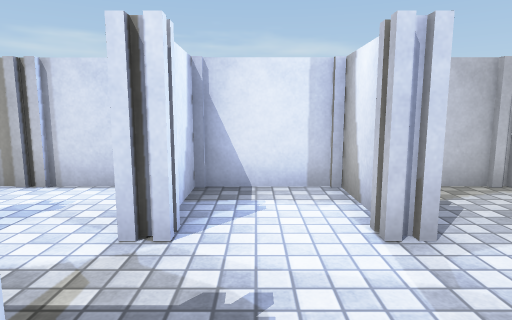
View 1 (above)

16 first-person views from a walk through a Unity game level. The camera is 1.2 m above the floor, tilts 8° down and sees 75° across. The floor is counted in squares, 1 m on a side. Each view is taken from the middle of a square. On the plan, view 1 faces up. The plan holds only what a view shows up to about 14 squares ahead; the rest is blank. The place goes on beyond the plan. The player is left out. Surface patterns are stand-ins for the level's own textures.

View 2
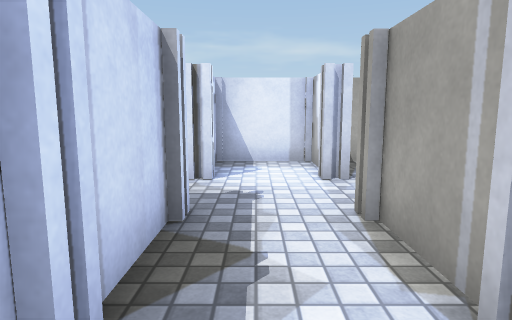

View 3
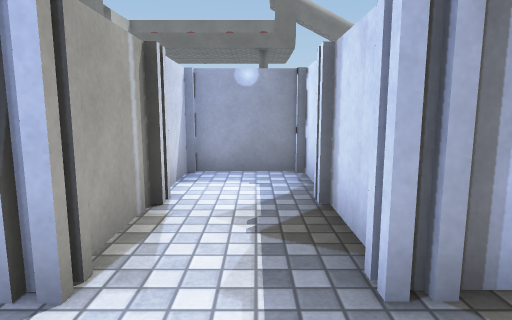

View 4
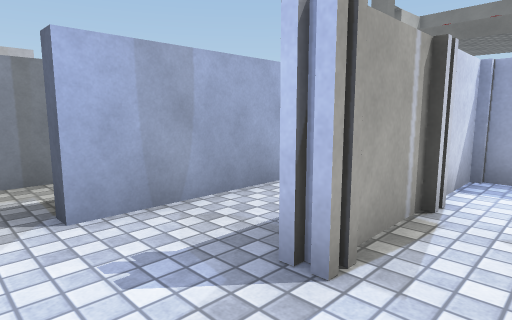

View 5
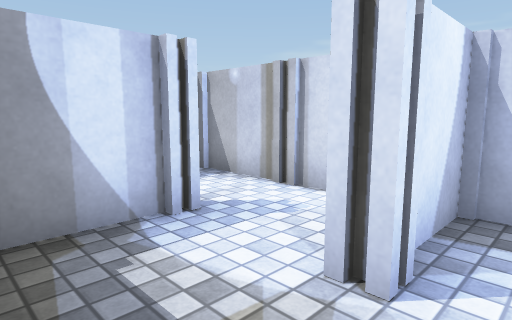

View 6
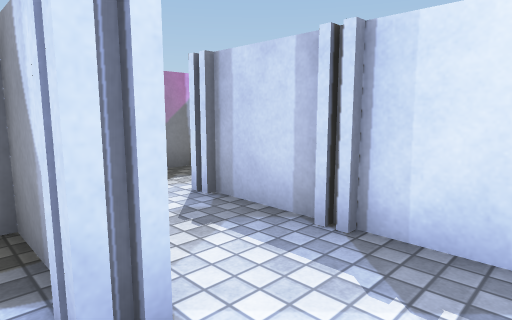

View 7
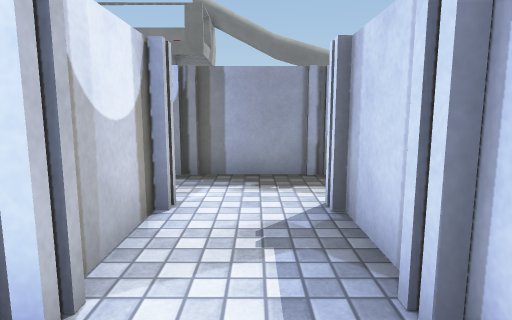

View 8
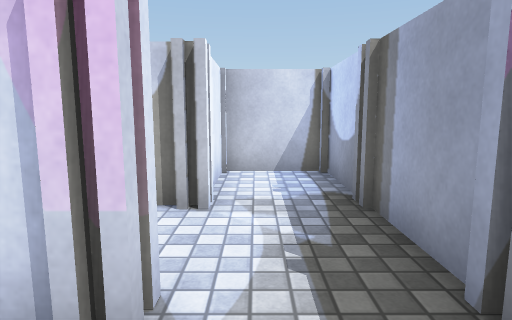

View 9
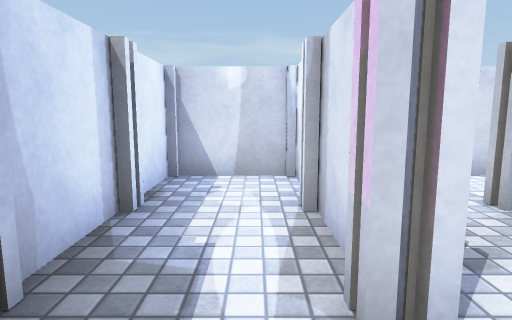

View 10
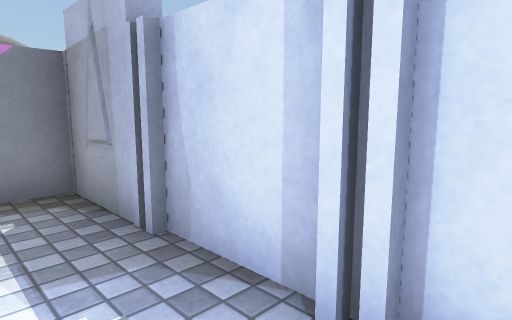

View 11
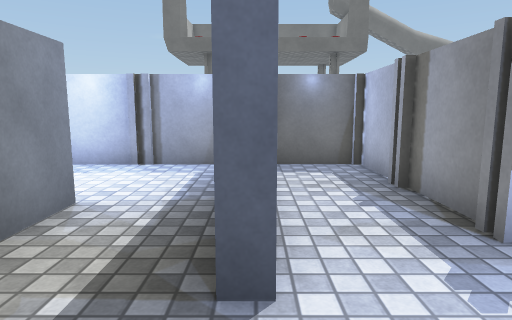

View 12
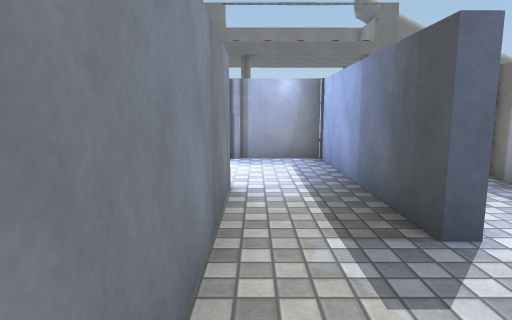

View 13
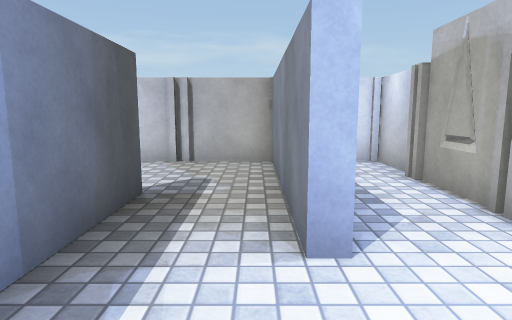

View 14
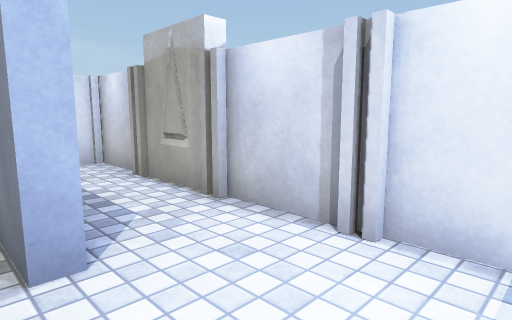

View 15
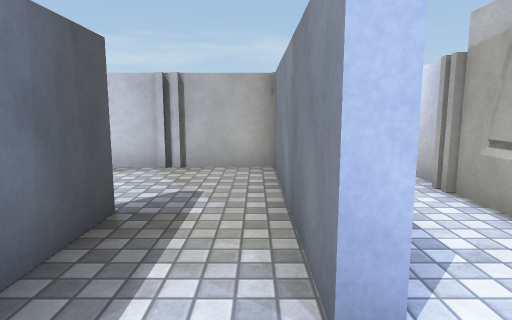

View 16
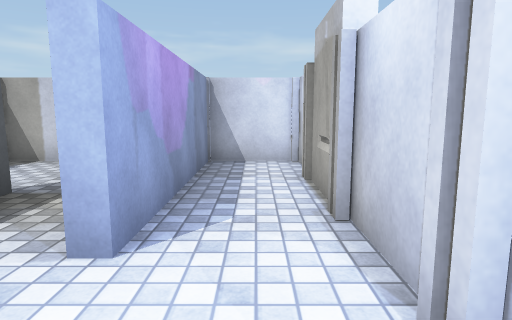

### Floor plan
Points are (right, up) in squares from view 1. A wall is a line through its corners. A room is listed if a view was taken in it or the views show most of it. See-through windows are left out.
Room 1 (views 1, 2, 3, 4, 5)
walls: (-1, 1.1) (-1, -1.4); (1.2, 0.6) (1.2, 0.8); (-1.4, 1) (-0.8, 1) (-0.8, 0.6); (-1.8, 0.8) (-1.3, 0.8); (-0.8, -1.3) (-0.8, -1.8); (-0.8, 3.5) (-0.8, 3) (-1.4, 3); (1.8, 3) (1.2, 3) (1.2, 3.5); (-1, -1.5) (-1, -3.8) (2, -3.8); (1.4, -1.4) (1.4, 0.8); (1.2, -1.8) (1.2, -1.3); (1.4, 3.9) (1.4, 5.4) (-1, 5.4) (-1, 4); (1.4, -3.8) (1.4, -2.3)
ways out: opening at (-1, 2.5) to room 2; opening at (2, 2) to room 5
Room 2 (view 6)
walls: (-3.3, 3.3) (-3.9, 3.2); (-3.9, 3.4) (-3.4, 3.4) (-3.4, 2.9); (-3.6, 3.1) (-3.6, 1); (-2.2, 5.4) (-4.4, 5.4)
ways out: opening at (-1, 2.5) to room 1; opening at (-4, 4.5) to room 3
Room 3 (view 7)
walls: (-5.9, 1.1) (-5.9, 0.6) (-6.4, 0.6); (-3.7, 0.5) (-3.7, 2.7); (-3.9, 2.9) (-3.9, 3.4); (-6.1, 3) (-6.1, 0.9) (-6.5, 0.9); (-5.9, 3.4) (-5.9, 2.9); (-6.5, -1.5) (-0.8, -1.5); (-6.1, 4.7) (-6.1, 3.3); (-4.4, 5.4) (-6, 5.4); (-1.1, -1.4) (-1.1, 0.6) (-3.9, 0.6) (-3.9, 1)
ways out: opening at (-4, 4.5) to room 2; opening at (-6, -0.5) to room 4
Room 4 (views 8, 9, 10)
walls: (-8.5, 1.1) (-8.5, -0.7); (-8.7, 3.2) (-8.7, -1.5) (-6.5, -1.5); (-8.5, 3.4) (-8.5, 2.9); (-6.4, 2.9) (-6.4, 3.4); (-6.2, 1.1) (-6.2, 3.1); (-6.4, 0.6) (-6.4, 1.1); (-6.2, 4.7) (-6.2, 5.5); (-6, 5.4) (-8.7, 5.4) (-8.7, 3.3)
ways out: opening at (-6, -0.5) to room 3
Room 5 (views 11, 12, 13, 14, 15, 16)
walls: (3.9, -1.5) (3.9, 2) (4.3, 2) (4.3, -3.8) (8.4, -3.8); (1.5, 0.5) (1.5, -1.4); (1.2, 1) (1.7, 1); (1.2, 0.8) (1.7, 0.8) (1.7, 0.6); (8.9, 0.6) (8.9, 1.1); (1.7, -1.3) (1.7, -1.8); (9.1, 1.1) (9.1, 3); (8.9, 2.9) (8.9, 3.4); (1.5, -2) (1.5, -3.8); (9.1, -1.3) (9.1, 0.7); (8.9, -1.8) (8.9, -1.3); (9.1, 3.6) (9.1, 5.4) (6.8, 5.4) (6.8, -0.4) (6.4, -0.4) (6.4, 5.4) (1.6, 5.4); (9.1, -2.8) (9.1, -1.6); (2, -3.8) (3.5, -3.8)
ways out: opening at (2, 2) to room 1

Where each view was taken, in squares from view 1:
view 1: 0 up, 0 right, facing up
view 2: 3 down, 0 right, facing up
view 3: 3 up, 0 right, facing down
view 4: 3 up, 0 right, facing down-right
view 5: 1 up, 0 right, facing up-left
view 6: 5 up, 3 left, facing down-left
view 7: 5 up, 5 left, facing down
view 8: 0 up, 8 left, facing right
view 9: 1 down, 7 left, facing up
view 10: 4 up, 7 left, facing down-left
view 11: 4 up, 4 right, facing down
view 12: 5 up, 6 right, facing down
view 13: 3 down, 6 right, facing up
view 14: 3 down, 6 right, facing up-right
view 15: 2 down, 6 right, facing up
view 16: 3 down, 8 right, facing up
